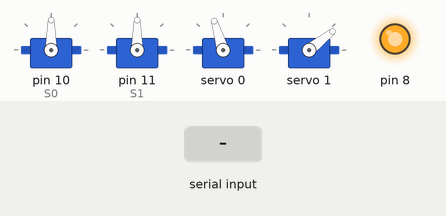
Recording of a sketch running on a simulated Arduino Uno, built with avr-gcc and run on an emulated ATmega328P. On the bench: 4 × servo, output pins drawn as LEDs (lit = HIGH). Inputs (shaded band) come from the test bench. What the sketch prints to the serial monitor is not drawn.

Above: at 1.2 s.
1.3 s: "d1: \n" received over Serial
At 1.9 s:
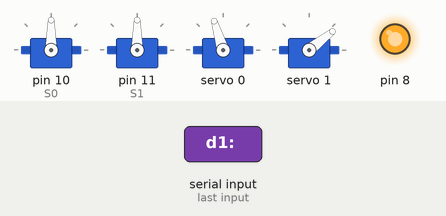
3.5 s: "@" received over Serial
5.0 s: "90,45\n" received over Serial
6.5 s: "c90\n" received over Serial
At 8.7 s:
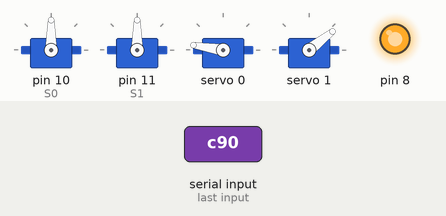
9.0 s: "c" received over Serial
At 9.8 s:
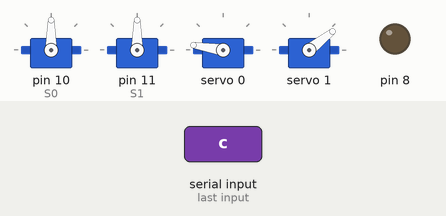
12.0 s: "30,150\n" received over Serial
At 13.4 s:
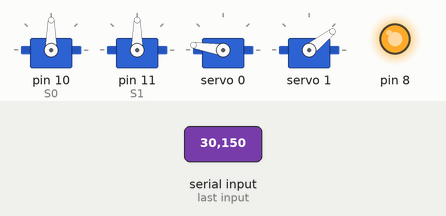
Timing chart, 0 to 14.5 s (numbered marks = the images above; inputs shaded):
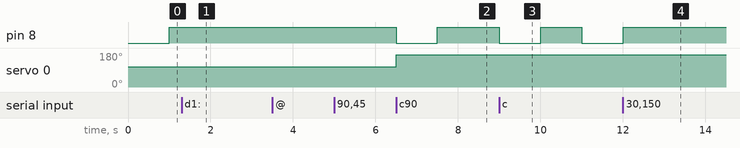

Measured:
- after the input at 1.3 s, pin 8: stays HIGH (without the input it goes to LOW after 0.70 s)
- after the input at 3.5 s, every drawn part: stays the same
- after the input at 5.0 s, every drawn part: stays the same
- after the input at 6.5 s, pin 8: HIGH → LOW at once, → HIGH 1.0 s later; servo 0: 107° → 171° at once
- after the input at 9.0 s, pin 8: HIGH → LOW at once, → HIGH 1.0 s later, → LOW 1.0 s later
- after the input at 12.0 s, pin 8: goes on until 12.0 s, then stays HIGH

The sketch:

Laser_update.ino
```cpp
#include <Adafruit_PWMServoDriver.h>
#include<Wire.h>
#include<math.h>
#include<Servo.h>
Adafruit_PWMServoDriver ser0 = Adafruit_PWMServoDriver(0x40);

//Serial_int
String R = "";
int I[4];
int d1, d2;

Servo S0, S1;
void setup() {
  // put your setup code here, to run once:
  Serial.begin(115200);

  //16 Channel Servo
  ser0.begin();
  ser0.setPWMFreq(60);
  pinMode(8, OUTPUT);

  S0.attach(10);
  S1.attach(11);
}

/**
  0(yaw):   500-50
  1(pitch): 230-90, 150-47


**/

int pitch = 0;
int yaw = 0;
int t = 300;
int dir = 0;

void loop() {

  int L1 = 25;

  Read_int();
  double L2 = sqrt(L1 * L1 + d1 * d1);

  double yaw = (atan2(d1, L1)) * 180 / 3.14159;
  double pitch = atan2(d2, L2) * 180 / 3.14159;

  yaw = -yaw + 90;
  pitch = -pitch + 90;


  int pitch_buff = map( pitch, 70, 90, 198, 230);
  int yaw_buff = map(yaw, 60, 90, 470, 405);

  digitalWrite(8, LOW);
  ser0.setPWM(0, 0, yaw_buff);
  ser0.setPWM(1, 0, pitch_buff);

  delay(1000);
  digitalWrite(8, HIGH);
  delay(1000);


}

void Read_int()
{
  if (Serial.available())
  {

    R = R + Received();
    //Serial.println(R);
    if (Verified() == 1)
    {
      Decode();
      /**
        Serial.print("d1: ");
        Serial.print(d1);
        Serial.print(" d2: ");
        Serial.println(d2);
      **/
    }

    else
    {
      //Serial.println("booo");
    }


  }

  R = "";
}

String Received()
{
  int receiving = 1;
  String r = "";
  char buff2;
  while (receiving == 1)
  {
    char buff = Serial.read();

    if (buff == 'b')
    {
      r = r + '@';
    }

    if (buff != 'b' && buff != 'c' && buff > 0)
    {
      r = r + buff;
    }

    if (buff == 'c')
    {
      Serial.println(buff);
      receiving = 0;
      return r;
    }

    if (buff != buff2)
    {
      Serial.println(buff);
      buff2 = buff;
    }
  }


}

int Verified()
{
  I[0] = R.indexOf("@");
  for (int i = 1; i < 4; i = i + 1)
  {
    I[i] = R.indexOf("@", I[i - 1] + 1);
  }
  if
  (
    I[0] != -1
    &&
    I[2] != -1
    &&
    I[3] == -1
  )
  {
    return 1;
  }

  else
  {
    //Serial.println("Format unknow...");
    return 0;

  }

}

void Decode()
{
  d1 = R.substring(I[0] + 1, I[1]).toInt();
  d2 = R.substring(I[1] + 1, I[2]).toInt();

}
```
